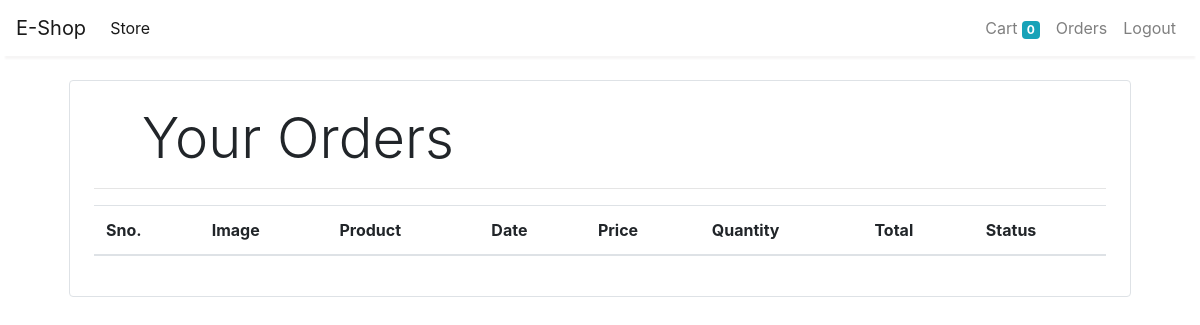
Before: /orders (signed in) with the older database file.
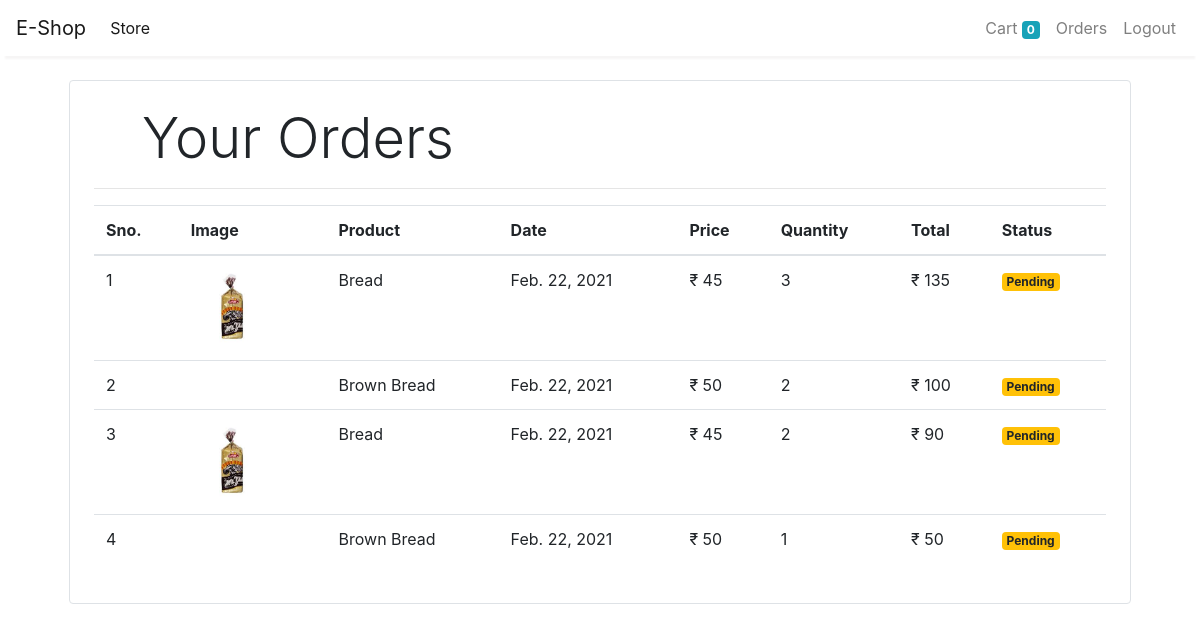
After: the same page with the newer database file.
### store/models/orders.py (models this page shows, shortened)
class Order(models.Model):
    product = models.ForeignKey(Product,
                                on_delete=models.CASCADE)
    customer = models.ForeignKey(Customer,
                                 on_delete=models.CASCADE)
    quantity = models.IntegerField(default=1)
    price = models.IntegerField()
    address = models.CharField(max_length=50, default='', blank=True)
    phone = models.CharField(max_length=50, default='', blank=True)
    date = models.DateField(default=datetime.datetime.today)
    status = models.BooleanField(default=False)
    @staticmethod
    def get_orders_by_customer(customer_id):
        return Order.objects.filter(customer=customer_id).order_by('-date')

### store/models/product.py (models this page shows, shortened)
class Product(models.Model):
    name = models.CharField(max_length=50)
    price = models.IntegerField(default=0)
    category = models.ForeignKey(Category, on_delete=models.CASCADE, default=1)
    description = models.CharField(max_length=200, default='' , null=True , blank=True)
    image = models.ImageField(upload_to='uploads/products/')

### store/middlewares/auth.py (the view)
    def middleware(request):
        print(request.session.get('customer'))
        returnUrl = request.META['PATH_INFO']
        print(request.META['PATH_INFO'])
        if not request.session.get('customer'):
           return redirect(f'login?return_url={returnUrl}')
        response = get_response(request)
        return response

### store/templatetags/custom_filter.py (called while the page is built)
@register.filter(name='currency')
def currency(number):
    return "₹ "+str(number)

@register.filter(name='multiply')
def multiply(number , number1):
    return number * number1

### store/views/orders.py (called while the page is built)
    def get(self , request ):
        customer = request.session.get('customer')
        orders = Order.get_orders_by_customer(customer)
        print(orders)
        return render(request , 'orders.html'  , {'orders' : orders})

### store/templates/orders.html
{% extends 'base.html' %}
{% block content %}
{% load cart %}
{% load custom_filter %}
<div class="container">
   <div class="border rounded p-4 m-4">
        <p class="display-4 pl-4 ml-4">Your Orders</p>
        <hr>
       <div class="table-responsive">
        <table class="table">
            <thead>
                <tr>
                    <th>Sno.</th>
                    <th>Image</th>
                    <th>Product</th>
                    <th>Date</th>
                    <th>Price</th>
                    <th>Quantity</th>
                    <th>Total</th>
                    <th>Status</th>
                </tr>
            </thead>
            <tbody>
                {% for order in orders %}
                <tr>
                    <td>{{forloop.counter}}</td>
                    <td><img style="height: 80px;" class="rounded-circle" src="{{order.product.image.url}}" alt=""></td>
                    <td>{{order.product.name}}</td>
                    <td>{{order.date}}</td>
                    <td>{{order.price|currency}}</td>
                    <td>{{order.quantity}}</td>
                    <td>{{order.quantity|multiply:order.price|currency}}</td>
                    {% if order.status %}
                    <td><small class="badge badge-success">Completed</small></td>
                    {%else%}
                    <td><small class="badge badge-warning">Pending</small></td>
                    {% endif %}
                </tr>
                {% endfor %}
            </tbody>
        </table>
       </div>
   </div>
</div>
{% endblock %}

### store/templates/base.html (shortened to what this page needs)
<!doctype html>
<html lang="en">
<head>
  <link rel="stylesheet" href="https://maxcdn.bootstrapcdn.com/bootstrap/4.0.0/css/bootstrap.min.css"
>
</head>
<body>
  <nav class="one-edge-shadow
  sticky-top navbar
  navbar-expand-lg
   navbar-light bg-white">
    <a class="navbar-brand" href="/">E-Shop</a>
    <div class="collapse navbar-collapse" id="navbarSupportedContent">
      <ul class="navbar-nav mr-auto">
        <li class="nav-item active">
          <a class="nav-link" href="/store">Store <span class="sr-only">(current)</span></a>
        </li>
      </ul>
      <ul class=" navbar-nav my-2 my-lg-0">
        <li class="nav-item ">
          <a class="nav-link" href="/cart">Cart
            <span class="badge badge-info">{{request.session.cart.keys|length}}</span>
            <span class="sr-only">(current)</span></a>
        </li>
        {% if request.session.customer %}
        <li class="nav-item ">
          <a class="nav-link" href="/orders">Orders<span class="sr-only">(current)</span></a>
        </li>
        <li class="nav-item ">
          <a class="nav-link" href="/logout">Logout<span class="sr-only">(current)</span></a>
        </li>
        {% endif %}
      </ul>
    </div>
  </nav>
    {% block content %}{% endblock %}
</body>
</html>

### store/templates/base.html (style rules this page uses)
nav { background-color: white; }
.one-edge-shadow { box-shadow: 0 8px 2px -5px rgb(246, 245, 245); }

Changed rows visible on the page:
added Order: product.image (picture), product.name "Bread", date "Feb. 22, 2021", price "₹ 45", quantity "3", quantity|multiply "₹ 135", status "Pending"
added Order: product.name "Brown Bread", date "Feb. 22, 2021", price "₹ 50", quantity "2", quantity|multiply "₹ 100", status "Pending"
added Order: product.image (picture), product.name "Bread", date "Feb. 22, 2021", price "₹ 45", quantity "2", quantity|multiply "₹ 90", status "Pending"
added Order: product.name "Brown Bread", date "Feb. 22, 2021", price "₹ 50", quantity "1", quantity|multiply "₹ 50", status "Pending"
